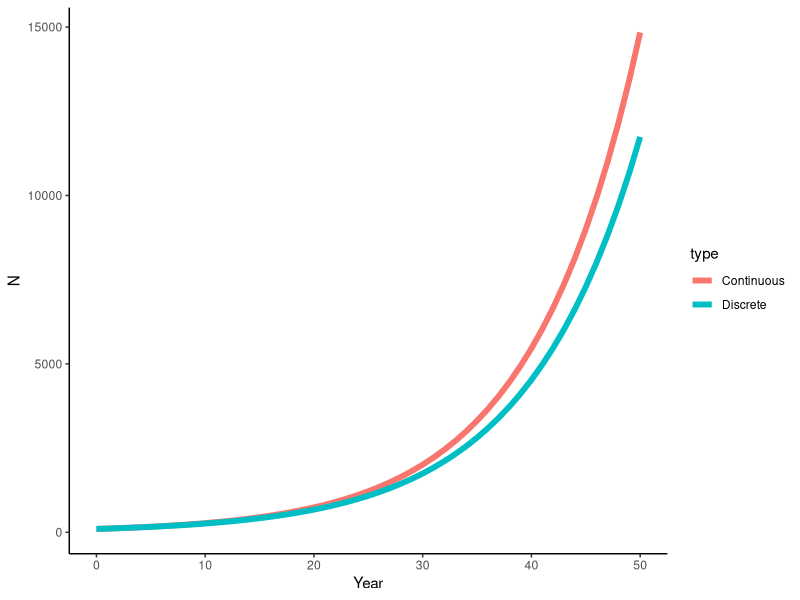

Source code (R):



# hello -------------------------------------------------------------------


geom = function(a,p){
  sum(a * p^(0:1000))
}
geom(2,0.654)
2/(1-0.654)



# pop model ---------------------------------------------------------------




## globals  ---------

n_years = 50
r = 0.10   # 10% growth
N_0 = 100  # initial abundance


## set up ------

all_years = 0:n_years   # years 

lambda = 1 + r   # define lambda

N = numeric(length(all_years))  # initialize abundance vector

pop_dat = data.frame(
  Year = all_years,
  N = N
)

## run population simulation ---------


pop_dat$N[1] = N_0
for(i in 1:n_years){   # replicate across years
  pop_dat$N[i+1] = N[i] * lambda   # do the math!
}

# or

pop_dat$N = N_0 * lambda^all_years

pop_dat$type = "Discrete"

pop_dat2 = pop_dat
pop_dat2$type = "Continuous"
  
pop_dat2$N = N_0 * exp(r*all_years)

pop_dat <- rbind(pop_dat,pop_dat2)

## plot the population -------

library(ggplot2)

ggplot(pop_dat, aes(x=Year,y=N,col=type)) +
  geom_path(lwd=2) +
  theme_classic() 
